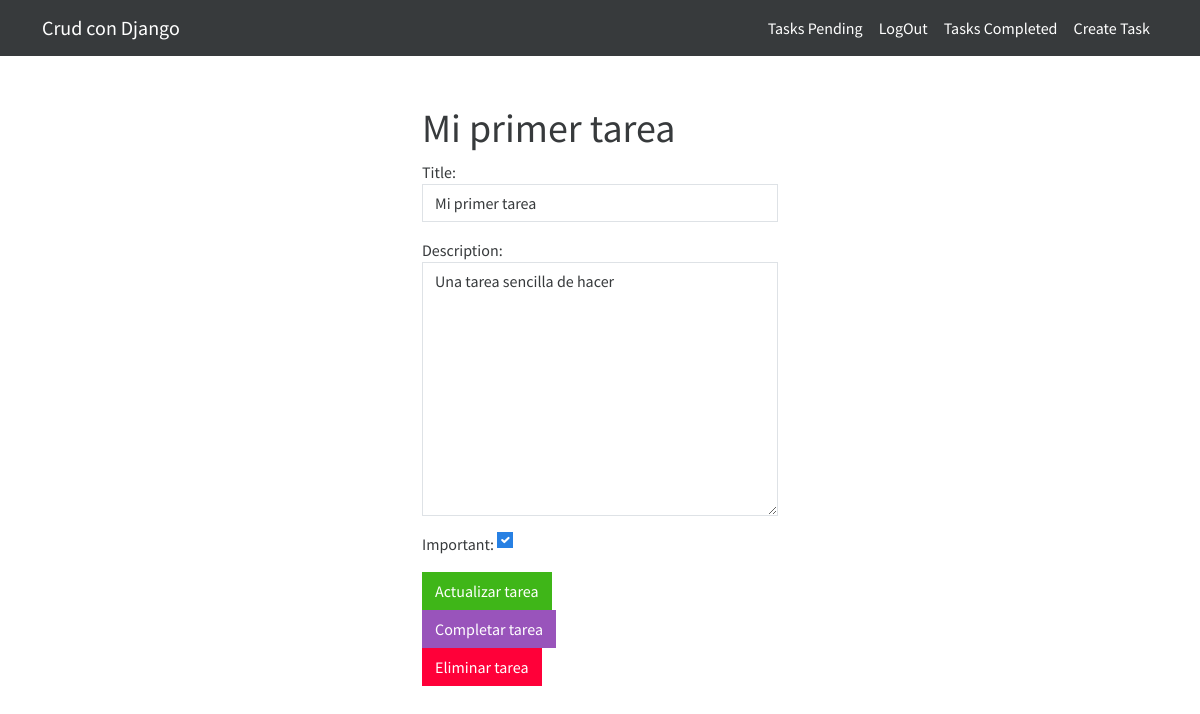
/task/1 (signed in), run on the app's committed database.
### tasks/models.py (models this page shows, shortened)
class Tasks(models.Model):
    title = models.CharField(max_length=100)
    description = models.TextField(blank=True)
    created_at = models.DateTimeField(auto_now_add=True)
    datecompleted = models.DateTimeField(null=True,blank=True)
    important = models.BooleanField(default=False)
    user = models.ForeignKey(User, on_delete=models.CASCADE)

### tasks/views.py (the view, shortened to what this page needs)
# urls.py: path('task/<int:task_id>', views.task_detail, name="task-detail"),
@login_required
def task_detail(request, task_id):
    if request.method == "GET":
        task = get_object_or_404(Tasks, pk=task_id,user=request.user)
        form = TaskForm(instance=task)
        return render(request,'task-detail.html',{"task":task,"form":form})

### tasks/forms.py
class TaskForm(forms.ModelForm):
    class Meta:
        model = Tasks
        fields = ['title','description','important']
        widgets = {
            'title': forms.TextInput(attrs={'class':'form-control','placeholder':'Introduce el titulo de la tarea'}),
            'description': forms.Textarea(attrs={'class':'form-control','placeholder':'Introduce la descripcion de tu tarea'}),
            'important': forms.CheckboxInput(attrs={'class':'form-check-input m-auto'})
        }

### tasks/templates/task-detail.html (shortened to what this page needs)
{% extends "index.html" %}
{%block body%}
    <main class="container">
        <div class="row">
            <div class="col-md-4 offset-md-4 mt-5">
                <h1 class="text-secondary">{{task.title}}</h1>
                <form method="post">
                    {{form.as_p}}
                    <input type="submit" value="Actualizar tarea" class="btn btn-success">
                </form>
                <form action="{% url 'complete_task' task.id %}" method="post">
                    <input type="submit" value="Completar tarea" class="btn btn-info">
                </form>
                <form action="{% url 'delete_task' task.id %}" method="post">
                    <input type="submit" value="Eliminar tarea" class="btn btn-danger">
                </form>
            </div>
        </div>
    </main>
{% endblock %}

### data on the page
Tasks: title "Mi primer tarea", description "Una tarea sencilla de hacer", important "☑"
